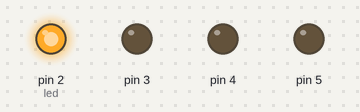
Simulated run of this sketch. Board: Arduino Uno, built with avr-gcc and run on an emulated ATmega328P. On the bench: output pins drawn as LEDs (lit = HIGH).

Above: at 0.5 s.
At 4.5 s:
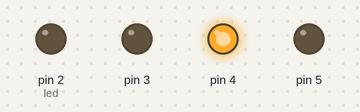
At 6.5 s:
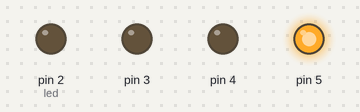
At 7.5 s:
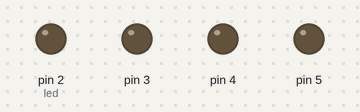
At 14.5 s:
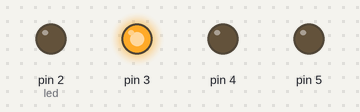
Timing chart, 0 to 15.6 s (numbered marks = the images above):
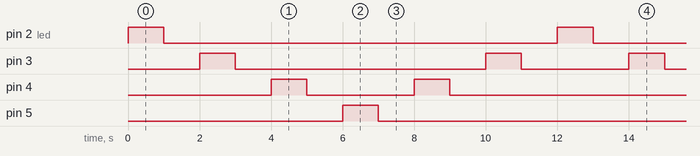

The sketch:

LEDs_chaser.ino
```cpp
int counter;
int led;
void setup(){
	counter=6;
	for(int i=2;i<counter;i++){
		pinMode(i,OUTPUT);
	}
}
void flash(int led,int duration){
	digitalWrite(led,HIGH);
	delay(duration);
	digitalWrite(led,LOW);
	delay(duration);
}
void loop(){
	led=2;
	for(int i=2;i<8;i++){

	flash(led,1000);
	if(i<5)
	led++;
else
	led--;
}
	}
```

Measured:
- by itself, pin 2 (led), pin 5: alternates HIGH for 1.0 s and LOW for 11.0 s
- by itself, pin 3: repeats every 12.0 s: LOW 7.0 s, HIGH 1.0 s, LOW 3.0 s, HIGH 1.0 s
- by itself, pin 4: repeats every 12.0 s: LOW 3.0 s, HIGH 1.0 s, LOW 7.0 s, HIGH 1.0 s
